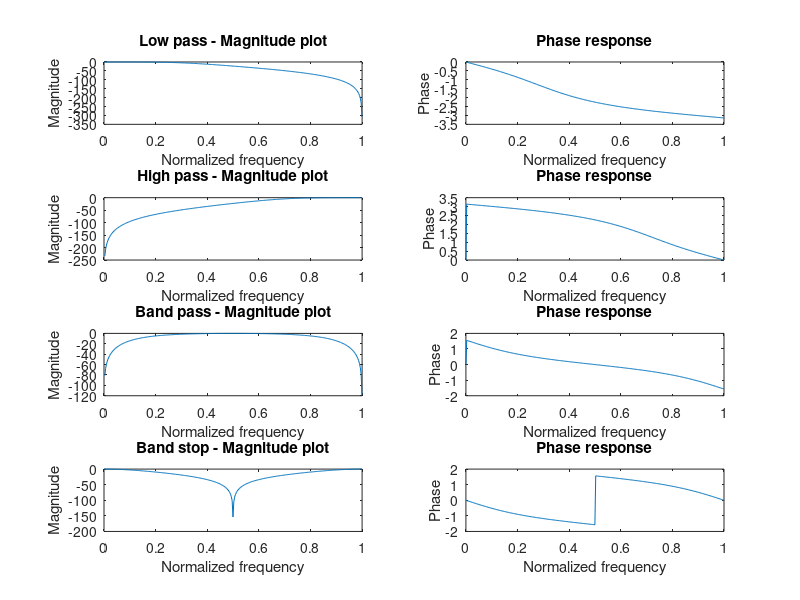

MATLAB code to generate this figure:
%low pass

clear;clc;
% a1=input("Enter the passband ripple: ");
% a2=input("Enter the stopband ripple: ");
% wp=input("Enter the passband frequency: ");
% ws=input("Enter the stopband frequency: ");
a1=3;a2=15;wp=1000;ws=2000;
fs=2*(wp+ws);   % the value of fs muist be greater then only the w1,w2 is normalized bw 0 and 1
w1=2*wp/fs;     %w1,w2 must be between 0 and 1 for buttord function
w2=2*ws/fs;
[N,wn]=buttord(w1,w2,a1,a2);  
[b,a]=butter(N,wn,'low');
w=0:0.01:pi;
[H,omega]=freqz(b,a,w);
mag=20*log(abs(H));
subplot(4,2,1);
plot(omega/pi,mag);
xlabel("Normalized frequency");
ylabel("Magnitude");
title("Low pass - Magnitude plot");
ang=angle(H);
subplot(4,2,2);
plot(omega/pi,ang);
xlabel("Normalized frequency");
ylabel("Phase");
title("Phase response");
clc;

%% high pass

clear;clc;
% a1=input("Enter the passband ripple: ");
% a2=input("Enter the stopband ripple: ");
% wp=input("Enter the passband frequency: ");
% ws=input("Enter the stopband frequency: ");
a1=3;a2=15;wp=1000;ws=500;
fs=2*(wp+ws);   % the value of fs muist be greater then only the w1,w2 is normalized bw 0 and 1
w1=2*wp/fs;     %w1,w2 must be between 0 and 1 for buttord function
w2=2*ws/fs;
[N,wn]=buttord(w1,w2,a1,a2); 
[b,a]=butter(N,wn,'high');
w=0:0.01:pi;
[H,omega]=freqz(b,a,w);
mag=20*log(abs(H));
subplot(4,2,3);
plot(omega/pi,mag);
xlabel("Normalized frequency");
ylabel("Magnitude");
title("High pass - Magnitude plot");
ang=angle(H);
subplot(4,2,4);
plot(omega/pi,ang);
xlabel("Normalized frequency");
ylabel("Phase");
title("Phase response");
clc;

%% pass band

clear;clc;
% a1=input("Enter the passband ripple: ");
% a2=input("Enter the stopband ripple: ");
% wp=input("Enter the passband frequency: ");
% ws=input("Enter the stopband frequency: ");
a1=1;a2=10;wp=1000;ws=5000;
fs=2*(wp+ws);   % the value of fs muist be greater then only the w1,w2 is normalized bw 0 and 1
w1=2*wp/fs;     %w1,w2 must be between 0 and 1 for buttord function
w2=2*ws/fs;
[N,wn]=buttord(w1,w2,a1,a2); 
wn=[w1,w2];
[b,a]=butter(N,wn,'bandpass');
w=0:0.01:pi;
[H,omega]=freqz(b,a,w);
mag=20*log(abs(H));
subplot(4,2,5);
plot(omega/pi,mag);
xlabel("Normalized frequency");
ylabel("Magnitude");
title("Band pass - Magnitude plot");
ang=angle(H);
subplot(4,2,6);
plot(omega/pi,ang);
xlabel("Normalized frequency");
ylabel("Phase");
title("Phase response");
clc;

%% band stop

clear;clc;
% a1=input("Enter the passband ripple: ");
% a2=input("Enter the stopband ripple: ");
% wp=input("Enter the passband frequency: ");
% ws=input("Enter the stopband frequency: ");
a1=1;a2=10;wp=1000;ws=5000;
fs=2*(wp+ws);   % the value of fs muist be greater then only the w1,w2 is normalized bw 0 and 1
w1=2*wp/fs;     %w1,w2 must be between 0 and 1 for buttord function
w2=2*ws/fs;
[N,wn]=buttord(w1,w2,a1,a2); 
wn=[w1,w2];
[b,a]=butter(N,wn,'stop');
w=0:0.01:pi;
[H,omega]=freqz(b,a,w);
mag=20*log(abs(H));
subplot(4,2,7);
plot(omega/pi,mag);
xlabel("Normalized frequency");
ylabel("Magnitude");
title("Band stop - Magnitude plot");
ang=angle(H);
subplot(4,2,8);
plot(omega/pi,ang);
xlabel("Normalized frequency");
ylabel("Phase");
title("Phase response");
clc;